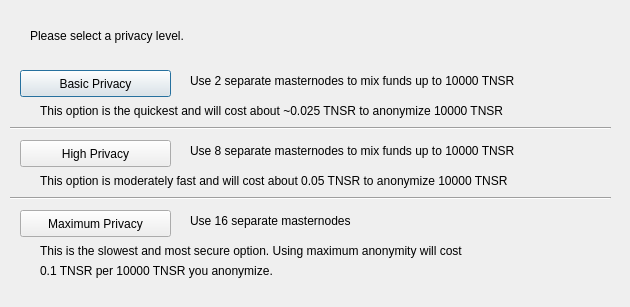
<?xml version="1.0" encoding="UTF-8"?>
<ui version="4.0">
 <class>ObfuscationConfig</class>
 <widget class="QDialog" name="ObfuscationConfig">
  <property name="geometry">
   <rect>
    <x>0</x>
    <y>0</y>
    <width>630</width>
    <height>307</height>
   </rect>
  </property>
  <property name="windowTitle">
   <string>Configure Obfuscation</string>
  </property>
  <widget class="QPushButton" name="buttonBasic">
   <property name="geometry">
    <rect>
     <x>20</x>
     <y>70</y>
     <width>151</width>
     <height>27</height>
    </rect>
   </property>
   <property name="text">
    <string>Basic Privacy</string>
   </property>
  </widget>
  <widget class="QPushButton" name="buttonHigh">
   <property name="geometry">
    <rect>
     <x>20</x>
     <y>140</y>
     <width>151</width>
     <height>27</height>
    </rect>
   </property>
   <property name="text">
    <string>High Privacy</string>
   </property>
  </widget>
  <widget class="QPushButton" name="buttonMax">
   <property name="geometry">
    <rect>
     <x>20</x>
     <y>210</y>
     <width>151</width>
     <height>27</height>
    </rect>
   </property>
   <property name="text">
    <string>Maximum Privacy</string>
   </property>
  </widget>
  <widget class="QLabel" name="label">
   <property name="geometry">
    <rect>
     <x>30</x>
     <y>20</y>
     <width>571</width>
     <height>31</height>
    </rect>
   </property>
   <property name="text">
    <string>Please select a privacy level.</string>
   </property>
  </widget>
  <widget class="QLabel" name="label_2">
   <property name="geometry">
    <rect>
     <x>190</x>
     <y>70</y>
     <width>421</width>
     <height>21</height>
    </rect>
   </property>
   <property name="text">
    <string>Use 2 separate masternodes to mix funds up to 10000 TNSR</string>
   </property>
  </widget>
  <widget class="QLabel" name="label_3">
   <property name="geometry">
    <rect>
     <x>190</x>
     <y>140</y>
     <width>411</width>
     <height>21</height>
    </rect>
   </property>
   <property name="text">
    <string>Use 8 separate masternodes to mix funds up to 10000 TNSR</string>
   </property>
  </widget>
  <widget class="QLabel" name="label_4">
   <property name="geometry">
    <rect>
     <x>190</x>
     <y>210</y>
     <width>421</width>
     <height>21</height>
    </rect>
   </property>
   <property name="text">
    <string>Use 16 separate masternodes</string>
   </property>
  </widget>
  <widget class="QLabel" name="label_6">
   <property name="geometry">
    <rect>
     <x>40</x>
     <y>100</y>
     <width>561</width>
     <height>21</height>
    </rect>
   </property>
   <property name="text">
    <string>This option is the quickest and will cost about ~0.025 TNSR to anonymize 10000 TNSR</string>
   </property>
  </widget>
  <widget class="QLabel" name="label_7">
   <property name="geometry">
    <rect>
     <x>40</x>
     <y>170</y>
     <width>561</width>
     <height>21</height>
    </rect>
   </property>
   <property name="text">
    <string>This option is moderately fast and will cost about 0.05 TNSR to anonymize 10000 TNSR</string>
   </property>
  </widget>
  <widget class="QLabel" name="label_8">
   <property name="geometry">
    <rect>
     <x>40</x>
     <y>240</y>
     <width>561</width>
     <height>21</height>
    </rect>
   </property>
   <property name="text">
    <string>This is the slowest and most secure option. Using maximum anonymity will cost</string>
   </property>
  </widget>
  <widget class="QLabel" name="label_9">
   <property name="geometry">
    <rect>
     <x>40</x>
     <y>260</y>
     <width>561</width>
     <height>21</height>
    </rect>
   </property>
   <property name="text">
    <string>0.1 TNSR per 10000 TNSR you anonymize.</string>
   </property>
  </widget>
  <widget class="Line" name="line">
   <property name="geometry">
    <rect>
     <x>10</x>
     <y>120</y>
     <width>601</width>
     <height>16</height>
    </rect>
   </property>
   <property name="orientation">
    <enum>Qt::Horizontal</enum>
   </property>
  </widget>
  <widget class="Line" name="line_2">
   <property name="geometry">
    <rect>
     <x>10</x>
     <y>190</y>
     <width>601</width>
     <height>16</height>
    </rect>
   </property>
   <property name="orientation">
    <enum>Qt::Horizontal</enum>
   </property>
  </widget>
 </widget>
 <resources/>
 <connections/>
</ui>
